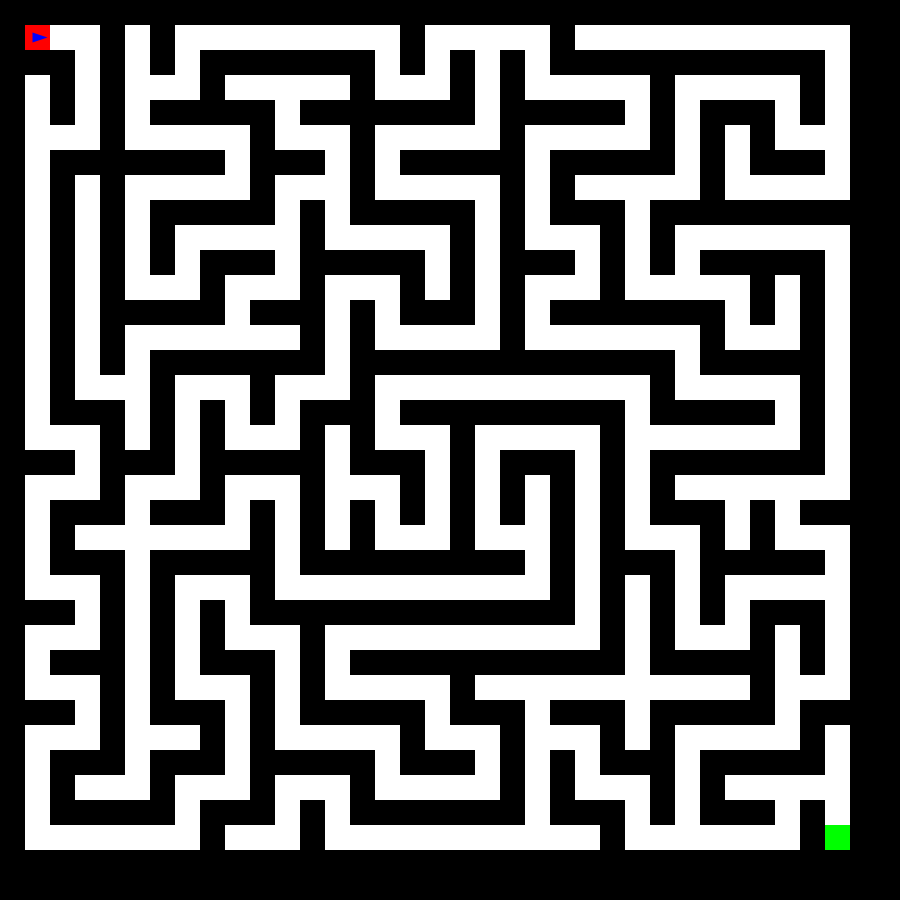
Frame 1 (no input)
Frame 60 (the mouse pressed at the canvas centre just before this capture): identical to frame 1, image omitted
Frame 120 (the mouse held since frame 60 and released just before this capture): identical to frame 1, image omitted

The Processing sketch that drew this single still picture (run headless with seeded random() and noise(); from frame 60 on, the mouse is pressed at the canvas centre):

// Processing sketch: sketch
// ── sketch.pde
int cols, rows;
float cellSize = 25;
int count=0;
int[][] grid;
int placolx,placoly; 
ArrayList<int[]> stack = new ArrayList<int[]>();
float playerX,playerY,deg,delta,mult;
boolean a_pres,d_pres,w_pres,s_pres,v_pres,shift_pres;
boolean darkmode = false;
boolean thrddim = false;
boolean slid = false;
boolean startwall,goalwall;
int rayx,res,scan_line;
float deg2,rayhi;
float fov = 60;
int dakdis = 4;
void setup() {
  size(900, 900);
  cols = floor(width / cellSize);
  rows = floor(height / cellSize);
  grid = new int[cols][rows];
  playerX =cellSize*1.5;
  playerY = cellSize*1.5;
  generateMaze();
}

void draw() {
  colorMode(RGB,255,255,255);
  background(0);
  play();
  
}

void play(){
  dark();
  moDelta();
  playerMove();
  slid = false;
  if(thrddim){
    threedcast();
    if(darkmode==false){
      drawcompass();
      drawMinimap();
    }else{
      drawcompass();
    }
  }else{
   drawMaze();
   playerDisp(); 
  }
}

void dark(){
    placolx = int(floor(playerX/cellSize));
    placoly = int(floor(playerY/cellSize));
    
}

// ── castray.pde
boolean direwall = false;
float castRay(float startX, float startY, float angle) {
    float stepSize = 0.01;  // レイの進む細かさ
    float maxDistance = width + height; // 最大探索距離
    float x = startX;
    float y = startY;
    startwall = false;
    goalwall = false;
    direwall = false;
    // 角度をラジアンに変換
    float dx = cos(angle) * stepSize;
    float dy = sin(angle) * stepSize;

    for (float d = 0; d < maxDistance; d += stepSize) {
        x += dx;
        y -= dy;

        // グリッド座標に変換
        int gridX = int(x / cellSize);
        int gridY = int(y / cellSize);

        // 迷路の範囲外なら終了
        if (gridX < 0 || gridX >= cols || gridY < 0 || gridY >= rows) {
            return maxDistance; // 無限遠扱い
        }

        // 壁に当たったら距離を返す
        if (grid[gridX][gridY] == 0) {
            float hitX = x % cellSize;
            float hitY = y % cellSize;

            if (abs(hitX - cellSize / 2) > abs(hitY - cellSize / 2)) {
                direwall = true; // 縦の壁
            } else {
                direwall = false; // 横の壁
            }
            return dist(startX, startY, x, y);
        }
        if (grid[gridX][gridY] == 2) {
            startwall = true;
            return dist(startX, startY, x, y);
        }
        if (grid[gridX][gridY] == 3) {
            goalwall = true;
            return dist(startX, startY, x, y);
        }
    }

    return maxDistance; // もし壁が見つからなければ最大距離を返す
}
// ── compass.pde
void drawcompass(){
    colorMode(RGB,255,255,255);
    strokeWeight(0);
    if(darkmode==false){
      //方角
        pushMatrix();
        translate(minimapX, minimapY);
        rotate(radians(deg-90));
        fill(50);
        triangle(0+minimapScale*1.5, 0-minimapRadius+2, 
                0-minimapScale*1.5, 0-minimapRadius+2, 
                0, 0-minimapRadius-minimapScale*1.5);
        fill(255);
        textSize(minimapScale);
        strokeWeight(10);
        text("N",0-minimapScale*0.45,0-minimapRadius-minimapScale*0.375);
        popMatrix();
        
        strokeWeight(0);
        fill(50);
        ellipse(minimapX, minimapY,minimapRadius*2+10,minimapRadius*2+10);  
    }else{
        colorMode(RGB,255,255,255);
        strokeWeight(0);
        fill(50);
        ellipse(minimapX, minimapY,minimapRadius*2+10,minimapRadius*2+10); 
        fill(0);
        ellipse(minimapX, minimapY,minimapRadius*2,minimapRadius*2);

        drawdirection(-90,"N");
        drawdirection(90,"S");
        drawdirection(0,"E");
        drawdirection(180,"W");
        pushMatrix();
        translate(minimapX, minimapY);
        strokeWeight(0);
        fill(255, 0, 0);
        triangle(-minimapScale/1.25, 0, 
                minimapScale/1.25, 0, 
                0, -minimapRadius);
        stroke(255);
        fill(0,0,255);
        triangle(-minimapScale/1.25, 0, 
                minimapScale/1.25, 0, 
                0, minimapRadius);
        fill(127);
        ellipse(0, 0,minimapScale , minimapScale);
        popMatrix();
    }
    
}

void drawdirection(int degs,String direction){
    pushMatrix();
    translate(minimapX, minimapY);
    rotate(radians(deg+degs));
    fill(255);
    textSize(minimapScale*2);
    strokeWeight(20);
    text(direction,0-minimapScale*0.45,0-minimapRadius+minimapScale*1.5);
    popMatrix();
}
// ── labyrinth.pde
void generateMaze() {
  // すべて壁で初期化
  for (int i = 0; i < cols; i++) {
    for (int j = 0; j < rows; j++) {
      grid[i][j] = 0;
    }
  }

  // スタート地点（奇数の座標）
  int x = 1;
  int y = 1;
  grid[x][y] = 1;
  stack.add(new int[]{x, y});

  while (!stack.isEmpty()) {
    int[] current = stack.get(stack.size() - 1);
    int cx = current[0];
    int cy = current[1];

    // 掘る方向をランダムにシャッフル
    int[][] directions = {{2, 0}, {-2, 0}, {0, 2}, {0, -2}};
    shuffleArray(directions);

    boolean dug = false;
    for (int[] dir : directions) {
      int nx = cx + dir[0];
      int ny = cy + dir[1];

      if (nx > 0 && ny > 0 && nx < cols - 1 && ny < rows - 1 && grid[nx][ny] == 0) {
        // 2マス先を掘る
        grid[nx][ny] = 1;
        grid[cx + dir[0] / 2][cy + dir[1] / 2] = 1;
        stack.add(new int[]{nx, ny});
        dug = true;
        break;
      }
    }

    if (!dug) {
      stack.remove(stack.size() - 1);
    }
  }
}

// 配列をランダムシャッフル
void shuffleArray(int[][] array) {
  for (int i = array.length - 1; i > 0; i--) {
    int index = int(random(i + 1));
    int[] temp = array[i];
    array[i] = array[index];
    array[index] = temp;
  }
}

// 迷路を描画
void drawMaze() {
  for (int i = 0; i < cols; i++) {
    for (int j = 0; j < rows; j++) {
      
      if (grid[i][j] == 0 || grid[i][j] == 2 ||grid[i][j] == 3) {
        fill(0);
        if(darkmode&&!(i >= placolx-dakdis && i <= placolx+dakdis && j >= placoly-dakdis && j <= placoly+dakdis)){
            fill(50);
        }
      } else {
        fill(255);
        if(darkmode&&!(i >= placolx-dakdis && i <= placolx+dakdis && j >= placoly-dakdis && j <= placoly+dakdis)){
            fill(50);
        }
      }
      if(i==1&&j==1){
        fill(255,0,0);
          grid[0][1] = 2;
          grid[1][0] = 2;
          grid[0][0] = 2;
      }
      if(cols%2==1){
        if(i==cols-2&&j==rows-2){
          fill(0,255,0);
          grid[cols-1][rows-2] = 3;
          grid[cols-2][rows-1] = 3;
          grid[cols-1][rows-1] = 3;
        }
      }else{
        if(i==cols-3&&j==rows-3){
          fill(0,255,0);
          grid[cols-2][rows-3] = 3;
          grid[cols-3][rows-2] = 3;
          grid[cols-2][rows-2] = 3;
        }
      }
      
      noStroke();
      rect(i * cellSize, j * cellSize, cellSize, cellSize);
    }
  }
}
// ── map_3d.pde
int viewRange = 4; // ミニマップの描画範囲（プレイヤーの前後左右何マス表示するか）
int minimapScale = 20; // ミニマップの1マスのサイズ
int minimapX = 750, minimapY = 750; // ミニマップの位置
int minimapRadius = (viewRange * 2 + 1) * minimapScale / 2; // 円形サイズ

void drawMinimap() {
  PGraphics mask = createGraphics(minimapRadius * 2, minimapRadius * 2);
  colorMode(RGB,255,255,255);
  strokeWeight(0);
  mask.beginDraw();
  mask.background(0);
  mask.fill(255);
  mask.ellipse(minimapRadius, minimapRadius, minimapRadius * 2, minimapRadius * 2);
  mask.endDraw();
  
  PGraphics minimap = createGraphics(minimapRadius * 2, minimapRadius * 2);
  minimap.beginDraw();
  minimap.translate(minimapRadius, minimapRadius);
  minimap.fill(0);
  minimap.strokeWeight(0);
  minimap.ellipse(0, 0, minimapRadius * 2, minimapRadius * 2);
  minimap.rotate(radians(deg - 90)); // 右向きを 0 度に調整
  minimap.scale(1, 1);
  float relativeX = playerX - placolx * cellSize;
  float relativeY = playerY - placoly * cellSize;
  float offsetX = minimapScale * (relativeX / cellSize);
  float offsetY = minimapScale * (relativeY / cellSize);

  int startX = max(0, placolx - viewRange);
  int startY = max(0, placoly - viewRange);
  int endX = min(grid[0].length - 1, placolx + viewRange);
  int endY = min(grid.length - 1, placoly + viewRange);

  for (int y = startY; y <= endY; y++) {
    for (int x = startX; x <= endX; x++) {
      int drawX = (x - placolx) * minimapScale;
      int drawY = (y - placoly) * minimapScale;

      if (grid[x][y] == 1) {
        if(x==1&&y==1){
            minimap.fill(255,0,0);
        }else if(cols%2==1&&(x==grid[0].length - 2&&y==grid.length - 2)){
            minimap.fill(0,255,0);
        }else if(cols%2==0&&(x==grid[0].length - 3&&y==grid.length - 3)){
            minimap.fill(0,255,0);
        }else{
            minimap.fill(255);
        }
        minimap.rect(drawX-offsetX, drawY-offsetY, minimapScale, minimapScale);
      }
    }
  }

  
  

  // マスクを適用
  minimap.mask(mask);
  image(minimap, minimapX - minimapRadius, minimapY - minimapRadius);
  
  // プレイヤーの位置を描画 
  pushMatrix();
  translate(minimapX, minimapY);
  fill(0, 0, 255);
  triangle(-minimapScale / 2, minimapScale / 3, 
           minimapScale / 2, minimapScale / 3, 
           0, -minimapScale / 2);
  popMatrix();
}
// ── player.pde
void playerMove(){
    if(slid==false){
        move(delta*cos(deg*PI/180),0);
        move(0,delta*sin(deg*PI/180));   
    }else{
        move(delta*cos((deg-90)*PI/180),0);
        move(0,delta*sin((deg-90)*PI/180));
    }
    
    
}
void move(float mx,float my){
    playerX = playerX+mx;
    playerY = playerY-my;

    for (int i=0;i<rows;i++){
        for (int j=0;j<cols;j++){
            if((grid[j][i]==0||grid[j][i]==2||grid[j][i]==3) &&playerX > j * cellSize &&playerY > i * cellSize && playerX < j * cellSize+cellSize&&playerY<i * cellSize+ cellSize){
                playerX = playerX-mx;
                playerY = playerY+my;
                break;
            }
        }
    }
}
void playerDisp(){
    strokeWeight(0);
    fill(0,0,255);
    drawTriangle(playerX,playerY,-deg,10);
}
void drawTriangle(float x, float y, float angle, float size) {
  float halfSize = size / 2;
  
  // 三角形の頂点（未回転の状態）
  float x1 = size;  float y1 = 0;    // 前方の頂点
  float x2 = -halfSize; float y2 = -halfSize; // 左後方
  float x3 = -halfSize; float y3 = halfSize;  // 右後方
  
  // 角度をラジアンに変換
  float rad = radians(angle);
  float cosA = cos(rad);
  float sinA = sin(rad);

  // 回転後の座標を計算
  float rx1 = x + x1 * cosA - y1 * sinA;
  float ry1 = y + x1 * sinA + y1 * cosA;

  float rx2 = x + x2 * cosA - y2 * sinA;
  float ry2 = y + x2 * sinA + y2 * cosA;

  float rx3 = x + x3 * cosA - y3 * sinA;
  float ry3 = y + x3 * sinA + y3 * cosA;

  // 三角形を描画
  triangle(rx1, ry1, rx2, ry2, rx3, ry3);
}

void keyPressed(){
    //println("Pressed key: " + key + ", keyCode: " + keyCode);
    if (keyCode==CONTROL) {
        v_pres = true;
    }
    if (key == 'a' || key == 'A' || keyCode == 65|| keyCode==LEFT) {
        a_pres = true;
    }
    if (key == 'd' || key == 'D' || keyCode == 68|| keyCode==RIGHT) {
        d_pres = true;
        //println("right: "+count);
        count += 1;
    }
    if (key == 'w' || key == 'W' || keyCode == 87|| keyCode==UP) {
        w_pres = true;
    }
    if (key == 's' || key == 'S' || keyCode == 83|| keyCode==DOWN) {
        s_pres = true;
    }
    if(keyCode==SHIFT){
      shift_pres = true;
    }
    
    if (key == ' '){
        generateMaze();
        playerX =cellSize*1.5;
        playerY = cellSize*1.5;
        if(thrddim){
          thrddim = false;
          thrddim = true;
        }
    }
    if(key == 'b' || key == 'B'){
        darkmode = !darkmode;
    }
    if(key == 'n' || key == 'N'){
      thrddim = !thrddim;
    }
}
void keyReleased() {
  if (key == 'a' || key == 'A'|| keyCode == 65|| keyCode==LEFT) {
    a_pres = false;
  }
  if (key == 'd' || key == 'D'|| keyCode == 68|| keyCode==RIGHT) {
    d_pres = false;
  }
  if (key == 'w' || key == 'W'|| keyCode == 87|| keyCode==UP) {
    w_pres = false;
  }
  if (key == 's' || key == 'S'|| keyCode == 83|| keyCode==DOWN) {
    s_pres = false;
  }
  if (keyCode==CONTROL) {
    v_pres = false;
  }
  if(keyCode==SHIFT){
    shift_pres = false;
  }
}
void moDelta(){
    if(v_pres){
      mult = 2;
    }else{
      mult = 1;
    }
    
    if (w_pres && s_pres) {
        delta = 0;  // A と D の同時押しなら 0
    } else if (w_pres) {
        delta = 1*mult; // D が押されている
    } else if (s_pres) {
        delta = -1*mult; // A が押されている
    } else {
        delta = 0; // どのキーも押されていない
    }
    
    
    if(a_pres && d_pres && shift_pres == false){     
        deg +=0;
    }else if(a_pres && shift_pres == false){
        deg += 3*mult;
    }else if(d_pres && shift_pres == false){
        deg += -3*mult;
    }else{
        deg +=0;
    }
    if(a_pres && d_pres && shift_pres){     
        
    }else if(a_pres && shift_pres){
        slid = true;
        delta = -1*mult;
    }else if(d_pres && shift_pres){
        slid = true;
        delta = 1*mult;
    }else{
        
    }
    
}
// ── thrd_draw.pde
void threedcast(){
    res =4;
    float startAngle = -(fov/2); // 画角60度の左端
    float angleStep = fov / (width / res);
    rayx = (res/2)-(width/2);
    scan_line = width/res;
    for(int i=0;i<scan_line;i++){
      //println("Ray " + i + " Angle: " + (deg + deg2)+"scan: "+60/scan_line);
      deg2 = startAngle + (i * angleStep);
      singleRay();
      rayx += res;
    }
    
}

void singleRay(){
  float distanceToWall = castRay(playerX, playerY, radians(deg+deg2));
  float correctedDistance = distanceToWall* cos(radians(deg2));
  float endX = playerX + cos(radians(deg+deg2)) * correctedDistance;
  float endY = playerY + sin(radians(deg+deg2)) * correctedDistance;
  rayhi = (height*7) / (correctedDistance + 1);
  strokeWeight(res);
  colorMode(HSB,100,100,100);
  if(startwall){
    stroke(0,100,120-(correctedDistance/1.5));
  }else if(goalwall){
    stroke(33,100,120-(correctedDistance/1.5));
  }else{
    if(direwall){
      stroke(53,100,120-(correctedDistance/1.5));
    }else{
      stroke(58,100,120-(correctedDistance/1.5));
    }
  }
  line((width/2)-rayx, (height/2)-rayhi, (width/2)-rayx, (height/2)+rayhi);
}
